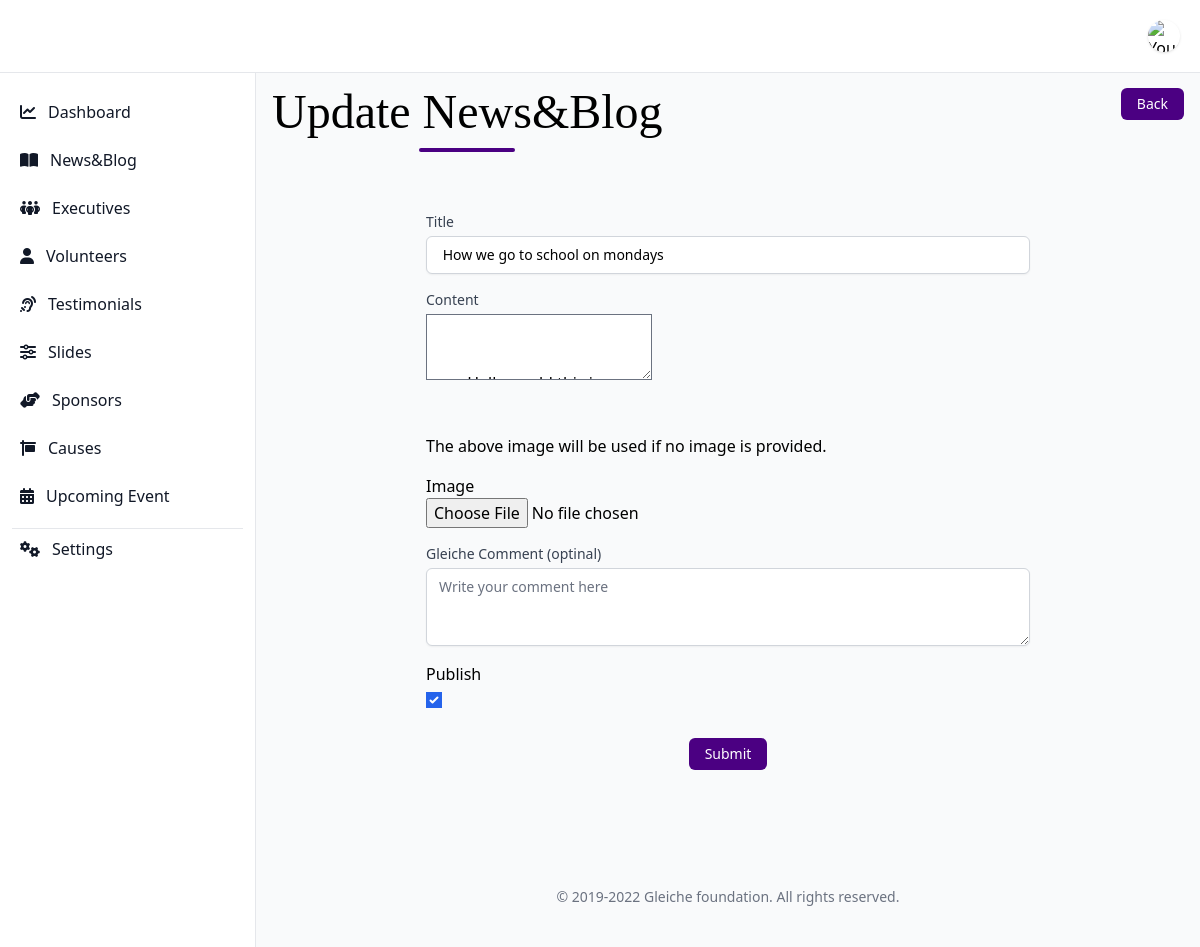
Page /system/news_blog/update/5 on the earlier database version.
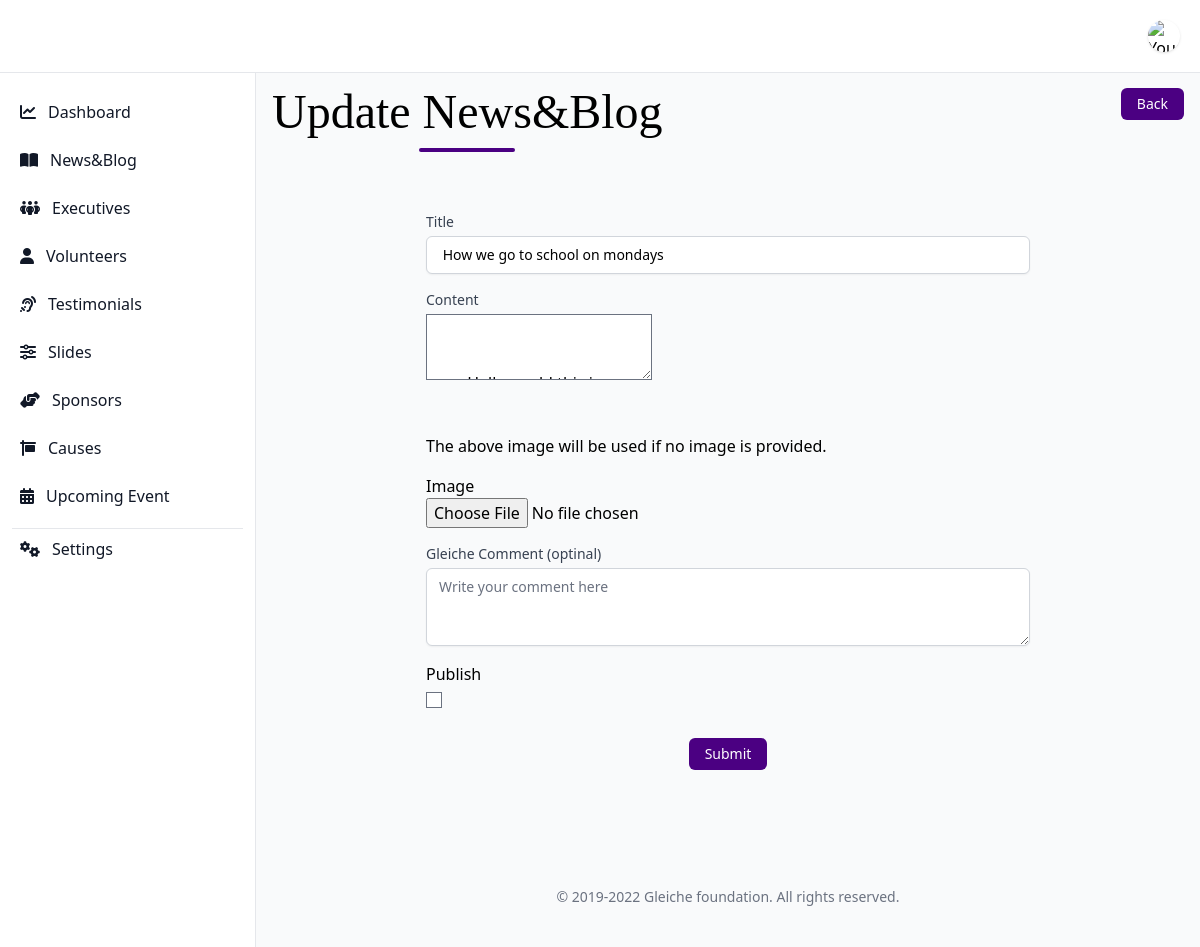
Same page on the later database version.
### backend/models.py (models this page shows, shortened)
class NewsBlog(models.Model):
    title = models.CharField(max_length=200, null=False)
    content = models.TextField()
    image = models.ImageField(upload_to=news_upload_to_dir, default=default_gleiche_banner_image ,blank=True)
    publish = models.BooleanField(default=False)
    allow_public_comments = models.BooleanField(default=False,)
    user_comment = models.TextField(null=True,blank=True)
    date_created = models.DateTimeField(auto_now_add=True)
    slug = AutoSlugField(populate_from='title', unique_with='date_created__month')
    class Meta:
        verbose_name = 'news_blog'
        verbose_name_plural = 'news_blogs'
        ordering = ('-date_created',)

### backend/views.py (the view)
# urls.py: path('news_blog/update/<str:id>', views.update_news_blog, name="update_news_blog"),
def update_news_blog(request, id):
    news_blog = NewsBlog.objects.get(id=id)
    if request.method == 'POST':
        form = NewsBlogForm(request.POST,request.FILES, instance=news_blog)
        if form.is_valid():
            form.save()
            return redirect('system_news_blog')
    else:
        form = NewsBlogForm(instance=news_blog)
    context = {
        'form': form,
        'title': "Update News&Blog",
        'update': True,
    }
    return render(request, 'backend/forms/news_blog_form.html', context)

### backend/forms.py
class NewsBlogForm(forms.ModelForm):
	class Meta:
		model = NewsBlog
		fields = '__all__'

### backend/templates/backend/forms/news_blog_form.html (shortened to what the changed rows need)
{% extends 'backend/main.html' %}
{% block header %}
<link rel="stylesheet" href="https://cdnjs.cloudflare.com/ajax/libs/cropperjs/1.5.11/cropper.css">
{% endblock %}
{% block main %}
        {% url 'dashboard' as action_url %}
<div class=" mt-5">
    <div class="flex flex-col justify-center items-center ">
        <div class="w-full">
            <div class="md:w-10/12 lg:w-9/12 mx-auto sm:p-6">
                <form action="" enctype="multipart/form-data" id="contact_form"
                    x-ref="contact_form" x-data="contact_form" @submit.prevent="submit" method="POST">
                    <div class="w-full grid grid-cols-8 gap-4 p-4">
                        <div class="col-span-8 ">
                            <div class="mt-1">
                                <textarea id="tiny_mce_editor" name="content">
                                    {% autoescape off %}
                                    {% if form.content.value != None %} {{form.content.value}} {% endif %}
                                    {% endautoescape %}
                                </textarea>
                            </div>
                        </div>
                        <div>
                            {{form.publish.label}}
                            {{form.publish}}
                        </div>
                    </div>
                </form>
            </div>
        </div>
    </div>
</div>
{% endblock %}

Differences in the rows shown:
changed NewsBlog "<p>Hello world this is content</p>": publish "☑" → "☐"
